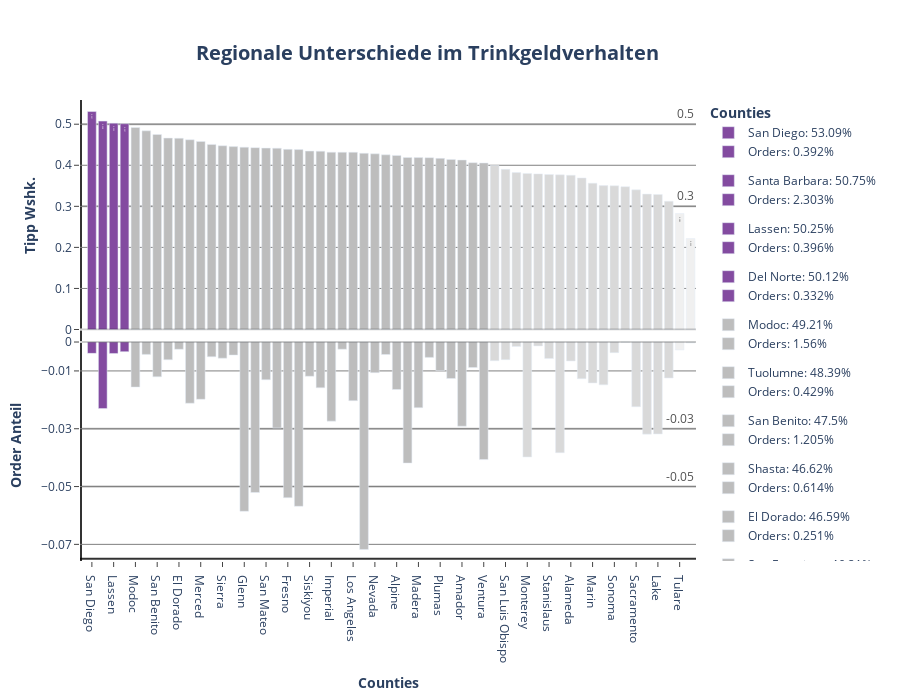

The notebook cell saved with this chart:
### Markdown cell above
**Plotten der Tippwahrscheinlichkeit pro County:**

### Code cell
# Plot P3: Tippwahrscheinlichkeit pro County

fig1 = make_subplots(cols= 1, rows= 2, shared_xaxes= True, shared_yaxes= False, vertical_spacing= 0)

for county in df_county_tip2.county:

 if df_county_tip2[df_county_tip2.county == county].tip.values >= 0.5:
  color = px.colors.sequential.Purpor[5]
  text= df_county_tip2.loc[df_county_tip2.county == county].tip.values.round(3)

  fig1.add_trace(
   go.Bar(
    x= df_county_tip2.loc[df_county_tip2.county == county].county,
    y= df_county_tip2.loc[df_county_tip2.county == county].tip,
    name= f"{county}: {(df_county_tip2.loc[df_county_tip2.county == county].tip.values[0] * 100).round(2)}%",
    showlegend= True,
    marker= dict(color= color),
    width= 0.8,
    text= text,
    base= 0,
    legendgroup= f"{county}" 
   ),
   col= 1,
   row= 1
  )

  fig1.add_trace(
   go.Bar(
    x= df_county_tip2.loc[df_county_tip2.county == county].county,
    y= df_county_tip2.loc[df_county_tip2.county == county].orders,
    name= f"Orders: {(df_county_tip2.loc[df_county_tip2.county == county].orders.values[0] * 100).round(3)}%",
    base = -df_county_tip2.loc[df_county_tip2.county == county].orders,
    showlegend= True,
    marker= dict(color= color),
    width= 0.8,
    legendgroup= f"{county}"
   ),
   col= 1,
   row= 2
  )

 elif 0.4 < df_county_tip2.loc[df_county_tip2.county == county].tip.values < 0.5:
  color= px.colors.sequential.Greys[3]

  fig1.add_trace(
   go.Bar(
    x= df_county_tip2.loc[df_county_tip2.county == county].county,
    y= df_county_tip2.loc[df_county_tip2.county == county].tip,
    name= f"{county}: {(df_county_tip2.loc[df_county_tip2.county == county].tip.values[0] * 100).round(2)}%",
    showlegend= True,
    marker= dict(color= color),
    width= 0.8,
    base= 0,
    legendgroup= f"{county}"
   ),
   col= 1,
   row= 1
  )

  fig1.add_trace(
   go.Bar(
    x= df_county_tip2.loc[df_county_tip2.county == county].county,
    y= df_county_tip2.loc[df_county_tip2.county == county].orders,
    name= f"Orders: {(df_county_tip2.loc[df_county_tip2.county == county].orders.values[0] * 100).round(3)}%",
    base = -df_county_tip2.loc[df_county_tip2.county == county].orders,
    showlegend= True,
    marker= dict(color= color),
    width= 0.8,
    legendgroup= f"{county}"
   ),
   col= 1,
   row= 2
  )

 elif 0.3 < df_county_tip2.loc[df_county_tip2.county == county].tip.values < 0.4:
  color= px.colors.sequential.Greys[2]

  fig1.add_trace(
   go.Bar(
    x= df_county_tip2.loc[df_county_tip2.county == county].county,
    y= df_county_tip2.loc[df_county_tip2.county == county].tip,
    name= f"{county}: {(df_county_tip2.loc[df_county_tip2.county == county].tip.values[0] * 100).round(2)}%",
    showlegend= True,
    marker= dict(color= color),
    width= 0.8,
    base= 0,
    legendgroup= f"{county}"
   ),
   col= 1,
   row= 1
  )

  fig1.add_trace(
   go.Bar(
    x= df_county_tip2.loc[df_county_tip2.county == county].county,
    y= df_county_tip2.loc[df_county_tip2.county == county].orders,
    name= f"Orders: {(df_county_tip2.loc[df_county_tip2.county == county].orders.values[0] * 100).round(3)}%",
    base = -df_county_tip2.loc[df_county_tip2.county == county].orders,
    showlegend= True,
    marker= dict(color= color),
    width= 0.8,
    legendgroup= f"{county}"
   ),
   col= 1,
   row= 2
  )

 elif 0.2 < df_county_tip2.loc[df_county_tip2.county == county].tip.values < 0.3:
  color= px.colors.sequential.Greys[1]
  text= df_county_tip2.loc[df_county_tip2.county == county].tip.values.round(3)

  fig1.add_trace(
   go.Bar(
    x= df_county_tip2.loc[df_county_tip2.county == county].county,
    y= df_county_tip2.loc[df_county_tip2.county == county].tip,
    name= f"{county}: {(df_county_tip2.loc[df_county_tip2.county == county].tip.values[0] * 100).round(2)}%",
    showlegend= True,
    marker= dict(color= color),
    width= 0.8,
    text= text,
    base= 0,
    legendgroup= f"{county}"
   ),
   col= 1,
   row= 1
  )

  fig1.add_trace(
   go.Bar(
    x= df_county_tip2.loc[df_county_tip2.county == county].county,
    y= df_county_tip2.loc[df_county_tip2.county == county].orders,
    name= f"Orders: {(df_county_tip2.loc[df_county_tip2.county == county].orders.values[0] * 100).round(3)}%",
    base = -df_county_tip2.loc[df_county_tip2.county == county].orders,
    showlegend= True,
    marker= dict(color= color),
    width= 0.8,
    legendgroup= f"{county}"
   ),
   col= 1,
   row= 2
  )

fig1.add_hline(
 y= 0.5,
 opacity= 0.3,
 line_dash= "solid",
 annotation_text= 0.5,
 annotation_position= "top right",
 line_color= px.colors.sequential.Greys[7],
 annotation_font_color= px.colors.sequential.Greys[7],
 annotation_font_size= 12,
 layer= "below",
 col= 1,
 row= 1
)

fig1.add_hline(
 y= 0.3,
 opacity= 0.3,
 line_dash= "solid",
 annotation_text= 0.3,
 annotation_position= "top right",
 line_color= px.colors.sequential.Greys[7],
 annotation_font_color= px.colors.sequential.Greys[7],
 annotation_font_size= 12,
 layer= "below",
 col= 1,
 row= 1
)

fig1.add_hline(
 y= -0.05,
 opacity= 0.3,
 line_dash= "solid",
 annotation_text= -0.05,
 annotation_position= "top right",
 line_color= px.colors.sequential.Greys[7],
 annotation_font_color= px.colors.sequential.Greys[7],
 annotation_font_size= 12,
 layer= "below",
 col= 1,
 row= 2
)

fig1.add_hline(
 y= -0.03,
 opacity= 0.3,
 line_dash= "solid",
 annotation_text= -0.03,
 annotation_position= "top right",
 line_color= px.colors.sequential.Greys[7],
 annotation_font_color= px.colors.sequential.Greys[7],
 annotation_font_size= 12,
 layer= "below",
 col= 1,
 row= 2
)

fig1.add_hline(
 y= 0,
 opacity= 0.2,
 line_dash= "solid",
 line_color= "black",
 col= 1,
 row= 1
)

fig1.add_hline(
 y= 0,
 opacity= 0.2,
 line_dash= "solid",
 line_color= "black",
 col= 1,
 row= 2
)

fig1.add_vline(
 x= -1,
 opacity= 0.8,
 line_dash= "solid",
 line_color= "black",
 layer= "below",
 col= 1,
 row= 2
)

fig1.add_vline(
 x= -1,
 opacity= 0.8,
 line_dash= "solid",
 line_color= "black",
 layer= "below",
 col= 1,
 row= 1
)

fig1.add_hline(
 y= -0.075,
 opacity= 0.8,
 line_dash= "solid",
 line_color= "black",
 col= 1,
 row= 2
)

fig1.update_annotations(opacity= 0.8)
fig1.update_layout(title= dict(text= "<b>Regionale Unterschiede im Trinkgeldverhalten</b>", font_size= 20, xanchor= "center", yanchor= "top", y=0.935, x=0.475), legend_title_text = "<b>Counties</b>", height= 700)
fig1.update_xaxes(title_text="<b>Counties</b>", ticks= "outside", col= 1, row= 2, showline= True)
fig1.update_xaxes(showline= False, col= 1, row= 1)
fig1.update_yaxes(title_text="<b>Tipp Wshk.</b>", ticks= "outside", showgrid= True, gridcolor= "grey", col= 1, row= 1, tickvals= [0, 0.1, 0.2, 0.3, 0.4, 0.5], showline= False)
fig1.update_yaxes(title_text="<b>Order Anteil</b>", ticks= "outside", showgrid= True, gridcolor= "grey", col= 1, row= 2, tickvals= [0, -0.01, -0.03, -0.05, -0.07])
fig1.update_layout(plot_bgcolor= "white", xaxis= dict(linecolor= "black"), yaxis= dict(linecolor= "black"))
fig1.show()

### Figure 1 — Plotly figure (JSON) as saved in the notebook; plotly's stock layout.template omitted (floating-point values rounded to 4 significant figures)
{"data": [{"base": 0, "legendgroup": "San Diego", "marker": {"color": "rgb(131, 75, 160)"}, "name": "San Diego: 53.09%", "showlegend": true, "text": [0.531], "type": "bar", "width": 0.8, "x": ["San Diego"], "xaxis": "x", "y": [0.5309], "yaxis": "y"}, {"base": [-0.00392], "legendgroup": "San Diego", "marker": {"color": "rgb(131, 75, 160)"}, "name": "Orders: 0.392%", "showlegend": true, "type": "bar", "width": 0.8, "x": ["San Diego"], "xaxis": "x2", "y": [0.00392], "yaxis": "y2"}, {"base": 0, "legendgroup": "Santa Barbara", "marker": {"color": "rgb(131, 75, 160)"}, "name": "Santa Barbara: 50.75%", "showlegend": true, "text": [0.508], "type": "bar", "width": 0.8, "x": ["Santa Barbara"], "xaxis": "x", "y": [0.5075], "yaxis": "y"}, {"base": [-0.02303], "legendgroup": "Santa Barbara", "marker": {"color": "rgb(131, 75, 160)"}, "name": "Orders: 2.303%", "showlegend": true, "type": "bar", "width": 0.8, "x": ["Santa Barbara"], "xaxis": "x2", "y": [0.02303], "yaxis": "y2"}, {"base": 0, "legendgroup": "Lassen", "marker": {"color": "rgb(131, 75, 160)"}, "name": "Lassen: 50.25%", "showlegend": true, "text": [0.502], "type": "bar", "width": 0.8, "x": ["Lassen"], "xaxis": "x", "y": [0.5025], "yaxis": "y"}, {"base": [-0.003964], "legendgroup": "Lassen", "marker": {"color": "rgb(131, 75, 160)"}, "name": "Orders: 0.396%", "showlegend": true, "type": "bar", "width": 0.8, "x": ["Lassen"], "xaxis": "x2", "y": [0.003964], "yaxis": "y2"}, {"base": 0, "legendgroup": "Del Norte", "marker": {"color": "rgb(131, 75, 160)"}, "name": "Del Norte: 50.12%", "showlegend": true, "text": [0.501], "type": "bar", "width": 0.8, "x": ["Del Norte"], "xaxis": "x", "y": [0.5012], "yaxis": "y"}, {"base": [-0.003323], "legendgroup": "Del Norte", "marker": {"color": "rgb(131, 75, 160)"}, "name": "Orders: 0.332%", "showlegend": true, "type": "bar", "width": 0.8, "x": ["Del Norte"], "xaxis": "x2", "y": [0.003323], "yaxis": "y2"}, {"base": 0, "legendgroup": "Modoc", "marker": {"color": "rgb(189,189,189)"}, "name": "Modoc: 49.21%", "showlegend": true, "type": "bar", "width": 0.8, "x": ["Modoc"], "xaxis": "x", "y": [0.4921], "yaxis": "y"}, {"base": [-0.0156], "legendgroup": "Modoc", "marker": {"color": "rgb(189,189,189)"}, "name": "Orders: 1.56%", "showlegend": true, "type": "bar", "width": 0.8, "x": ["Modoc"], "xaxis": "x2", "y": [0.0156], "yaxis": "y2"}, {"base": 0, "legendgroup": "Tuolumne", "marker": {"color": "rgb(189,189,189)"}, "name": "Tuolumne: 48.39%", "showlegend": true, "type": "bar", "width": 0.8, "x": ["Tuolumne"], "xaxis": "x", "y": [0.4839], "yaxis": "y"}, {"base": [-0.004287], "legendgroup": "Tuolumne", "marker": {"color": "rgb(189,189,189)"}, "name": "Orders: 0.429%", "showlegend": true, "type": "bar", "width": 0.8, "x": ["Tuolumne"], "xaxis": "x2", "y": [0.004287], "yaxis": "y2"}, {"base": 0, "legendgroup": "San Benito", "marker": {"color": "rgb(189,189,189)"}, "name": "San Benito: 47.5%", "showlegend": true, "type": "bar", "width": 0.8, "x": ["San Benito"], "xaxis": "x", "y": [0.475], "yaxis": "y"}, {"base": [-0.01205], "legendgroup": "San Benito", "marker": {"color": "rgb(189,189,189)"}, "name": "Orders: 1.205%", "showlegend": true, "type": "bar", "width": 0.8, "x": ["San Benito"], "xaxis": "x2", "y": [0.01205], "yaxis": "y2"}, {"base": 0, "legendgroup": "Shasta", "marker": {"color": "rgb(189,189,189)"}, "name": "Shasta: 46.62%", "showlegend": true, "type": "bar", "width": 0.8, "x": ["Shasta"], "xaxis": "x", "y": [0.4662], "yaxis": "y"}, {"base": [-0.006143], "legendgroup": "Shasta", "marker": {"color": "rgb(189,189,189)"}, "name": "Orders: 0.614%", "showlegend": true, "type": "bar", "width": 0.8, "x": ["Shasta"], "xaxis": "x2", "y": [0.006143], "yaxis": "y2"}, {"base": 0, "legendgroup": "El Dorado", "marker": {"color": "rgb(189,189,189)"}, "name": "El Dorado: 46.59%", "showlegend": true, "type": "bar", "width": 0.8, "x": ["El Dorado"], "xaxis": "x", "y": [0.4659], "yaxis": "y"}, {"base": [-0.002511], "legendgroup": "El Dorado", "marker": {"color": "rgb(189,189,189)"}, "name": "Orders: 0.251%", "showlegend": true, "type": "bar", "width": 0.8, "x": ["El Dorado"], "xaxis": "x2", "y": [0.002511], "yaxis": "y2"}, {"base": 0, "legendgroup": "San Francisco", "marker": {"color": "rgb(189,189,189)"}, "name": "San Francisco: 46.21%", "showlegend": true, "type": "bar", "width": 0.8, "x": ["San Francisco"], "xaxis": "x", "y": [0.4621], "yaxis": "y"}, {"base": [-0.02117], "legendgroup": "San Francisco", "marker": {"color": "rgb(189,189,189)"}, "name": "Orders: 2.117%", "showlegend": true, "type": "bar", "width": 0.8, "x": ["San Francisco"], "xaxis": "x2", "y": [0.02117], "yaxis": "y2"}, {"base": 0, "legendgroup": "Merced", "marker": {"color": "rgb(189,189,189)"}, "name": "Merced: 45.79%", "showlegend": true, "type": "bar", "width": 0.8, "x": ["Merced"], "xaxis": "x", "y": [0.4579], "yaxis": "y"}, {"base": [-0.01982], "legendgroup": "Merced", "marker": {"color": "rgb(189,189,189)"}, "name": "Orders: 1.982%", "showlegend": true, "type": "bar", "width": 0.8, "x": ["Merced"], "xaxis": "x2", "y": [0.01982], "yaxis": "y2"}, {"base": 0, "legendgroup": "Kings", "marker": {"color": "rgb(189,189,189)"}, "name": "Kings: 45.09%", "showlegend": true, "type": "bar", "width": 0.8, "x": ["Kings"], "xaxis": "x", "y": [0.4509], "yaxis": "y"}, {"base": [-0.005098], "legendgroup": "Kings", "marker": {"color": "rgb(189,189,189)"}, "name": "Orders: 0.51%", "showlegend": true, "type": "bar", "width": 0.8, "x": ["Kings"], "xaxis": "x2", "y": [0.005098], "yaxis": "y2"}, {"base": 0, "legendgroup": "Sierra", "marker": {"color": "rgb(189,189,189)"}, "name": "Sierra: 44.75%", "showlegend": true, "type": "bar", "width": 0.8, "x": ["Sierra"], "xaxis": "x", "y": [0.4475], "yaxis": "y"}, {"base": [-0.0056], "legendgroup": "Sierra", "marker": {"color": "rgb(189,189,189)"}, "name": "Orders: 0.56%", "showlegend": true, "type": "bar", "width": 0.8, "x": ["Sierra"], "xaxis": "x2", "y": [0.0056], "yaxis": "y2"}, {"base": 0, "legendgroup": "Mono", "marker": {"color": "rgb(189,189,189)"}, "name": "Mono: 44.55%", "showlegend": true, "type": "bar", "width": 0.8, "x": ["Mono"], "xaxis": "x", "y": [0.4455], "yaxis": "y"}, {"base": [-0.004531], "legendgroup": "Mono", "marker": {"color": "rgb(189,189,189)"}, "name": "Orders: 0.453%", "showlegend": true, "type": "bar", "width": 0.8, "x": ["Mono"], "xaxis": "x2", "y": [0.004531], "yaxis": "y2"}, {"base": 0, "legendgroup": "Glenn", "marker": {"color": "rgb(189,189,189)"}, "name": "Glenn: 44.4%", "showlegend": true, "type": "bar", "width": 0.8, "x": ["Glenn"], "xaxis": "x", "y": [0.444], "yaxis": "y"}, {"base": [-0.05856], "legendgroup": "Glenn", "marker": {"color": "rgb(189,189,189)"}, "name": "Orders: 5.856%", "showlegend": true, "type": "bar", "width": 0.8, "x": ["Glenn"], "xaxis": "x2", "y": [0.05856], "yaxis": "y2"}, {"base": 0, "legendgroup": "Kern", "marker": {"color": "rgb(189,189,189)"}, "name": "Kern: 44.29%", "showlegend": true, "type": "bar", "width": 0.8, "x": ["Kern"], "xaxis": "x", "y": [0.4429], "yaxis": "y"}, {"base": [-0.05207], "legendgroup": "Kern", "marker": {"color": "rgb(189,189,189)"}, "name": "Orders: 5.207%", "showlegend": true, "type": "bar", "width": 0.8, "x": ["Kern"], "xaxis": "x2", "y": [0.05207], "yaxis": "y2"}, {"base": 0, "legendgroup": "San Mateo", "marker": {"color": "rgb(189,189,189)"}, "name": "San Mateo: 44.18%", "showlegend": true, "type": "bar", "width": 0.8, "x": ["San Mateo"], "xaxis": "x", "y": [0.4418], "yaxis": "y"}, {"base": [-0.01306], "legendgroup": "San Mateo", "marker": {"color": "rgb(189,189,189)"}, "name": "Orders: 1.306%", "showlegend": true, "type": "bar", "width": 0.8, "x": ["San Mateo"], "xaxis": "x2", "y": [0.01306], "yaxis": "y2"}, {"base": 0, "legendgroup": "Yuba", "marker": {"color": "rgb(189,189,189)"}, "name": "Yuba: 44.16%", "showlegend": true, "type": "bar", "width": 0.8, "x": ["Yuba"], "xaxis": "x", "y": [0.4416], "yaxis": "y"}, {"base": [-0.02974], "legendgroup": "Yuba", "marker": {"color": "rgb(189,189,189)"}, "name": "Orders: 2.974%", "showlegend": true, "type": "bar", "width": 0.8, "x": ["Yuba"], "xaxis": "x2", "y": [0.02974], "yaxis": "y2"}, {"base": 0, "legendgroup": "Fresno", "marker": {"color": "rgb(189,189,189)"}, "name": "Fresno: 43.88%", "showlegend": true, "type": "bar", "width": 0.8, "x": ["Fresno"], "xaxis": "x", "y": [0.4388], "yaxis": "y"}, {"base": [-0.05385], "legendgroup": "Fresno", "marker": {"color": "rgb(189,189,189)"}, "name": "Orders: 5.385%", "showlegend": true, "type": "bar", "width": 0.8, "x": ["Fresno"], "xaxis": "x2", "y": [0.05385], "yaxis": "y2"}, {"base": 0, "legendgroup": "Orange", "marker": {"color": "rgb(189,189,189)"}, "name": "Orange: 43.82%", "showlegend": true, "type": "bar", "width": 0.8, "x": ["Orange"], "xaxis": "x", "y": [0.4382], "yaxis": "y"}, {"base": [-0.05684], "legendgroup": "Orange", "marker": {"color": "rgb(189,189,189)"}, "name": "Orders: 5.684%", "showlegend": true, "type": "bar", "width": 0.8, "x": ["Orange"], "xaxis": "x2", "y": [0.05684], "yaxis": "y2"}, {"base": 0, "legendgroup": "Siskiyou", "marker": {"color": "rgb(189,189,189)"}, "name": "Siskiyou: 43.45%", "showlegend": true, "type": "bar", "width": 0.8, "x": ["Siskiyou"], "xaxis": "x", "y": [0.4345], "yaxis": "y"}, {"base": [-0.01185], "legendgroup": "Siskiyou", "marker": {"color": "rgb(189,189,189)"}, "name": "Orders: 1.185%", "showlegend": true, "type": "bar", "width": 0.8, "x": ["Siskiyou"], "xaxis": "x2", "y": [0.01185], "yaxis": "y2"}, {"base": 0, "legendgroup": "Santa Clara", "marker": {"color": "rgb(189,189,189)"}, "name": "Santa Clara: 43.43%", "showlegend": true, "type": "bar", "width": 0.8, "x": ["Santa Clara"], "xaxis": "x", "y": [0.4343], "yaxis": "y"}, {"base": [-0.01584], "legendgroup": "Santa Clara", "marker": {"color": "rgb(189,189,189)"}, "name": "Orders: 1.584%", "showlegend": true, "type": "bar", "width": 0.8, "x": ["Santa Clara"], "xaxis": "x2", "y": [0.01584], "yaxis": "y2"}, {"base": 0, "legendgroup": "Imperial", "marker": {"color": "rgb(189,189,189)"}, "name": "Imperial: 43.19%", "showlegend": true, "type": "bar", "width": 0.8, "x": ["Imperial"], "xaxis": "x", "y": [0.4319], "yaxis": "y"}, {"base": [-0.02737], "legendgroup": "Imperial", "marker": {"color": "rgb(189,189,189)"}, "name": "Orders: 2.737%", "showlegend": true, "type": "bar", "width": 0.8, "x": ["Imperial"], "xaxis": "x2", "y": [0.02737], "yaxis": "y2"}, {"base": 0, "legendgroup": "Humboldt", "marker": {"color": "rgb(189,189,189)"}, "name": "Humboldt: 43.17%", "showlegend": true, "type": "bar", "width": 0.8, "x": ["Humboldt"], "xaxis": "x", "y": [0.4317], "yaxis": "y"}, {"base": [-0.002496], "legendgroup": "Humboldt", "marker": {"color": "rgb(189,189,189)"}, "name": "Orders: 0.25%", "showlegend": true, "type": "bar", "width": 0.8, "x": ["Humboldt"], "xaxis": "x2", "y": [0.002496], "yaxis": "y2"}, {"base": 0, "legendgroup": "Los Angeles", "marker": {"color": "rgb(189,189,189)"}, "name": "Los Angeles: 43.16%", "showlegend": true, "type": "bar", "width": 0.8, "x": ["Los Angeles"], "xaxis": "x", "y": [0.4316], "yaxis": "y"}, {"base": [-0.02028], "legendgroup": "Los Angeles", "marker": {"color": "rgb(189,189,189)"}, "name": "Orders: 2.028%", "showlegend": true, "type": "bar", "width": 0.8, "x": ["Los Angeles"], "xaxis": "x2", "y": [0.02028], "yaxis": "y2"}, {"base": 0, "legendgroup": "Calaveras", "marker": {"color": "rgb(189,189,189)"}, "name": "Calaveras: 42.92%", "showlegend": true, "type": "bar", "width": 0.8, "x": ["Calaveras"], "xaxis": "x", "y": [0.4292], "yaxis": "y"}, {"base": [-0.07177], "legendgroup": "Calaveras", "marker": {"color": "rgb(189,189,189)"}, "name": "Orders: 7.177%", "showlegend": true, "type": "bar", "width": 0.8, "x": ["Calaveras"], "xaxis": "x2", "y": [0.07177], "yaxis": "y2"}, {"base": 0, "legendgroup": "Nevada", "marker": {"color": "rgb(189,189,189)"}, "name": "Nevada: 42.78%", "showlegend": true, "type": "bar", "width": 0.8, "x": ["Nevada"], "xaxis": "x", "y": [0.4278], "yaxis": "y"}, {"base": [-0.01061], "legendgroup": "Nevada", "marker": {"color": "rgb(189,189,189)"}, "name": "Orders: 1.061%", "showlegend": true, "type": "bar", "width": 0.8, "x": ["Nevada"], "xaxis": "x2", "y": [0.01061], "yaxis": "y2"}, {"base": 0, "legendgroup": "Napa", "marker": {"color": "rgb(189,189,189)"}, "name": "Napa: 42.54%", "showlegend": true, "type": "bar", "width": 0.8, "x": ["Napa"], "xaxis": "x", "y": [0.4254], "yaxis": "y"}, {"base": [-0.00433], "legendgroup": "Napa", "marker": {"color": "rgb(189,189,189)"}, "name": "Orders: 0.433%", "showlegend": true, "type": "bar", "width": 0.8, "x": ["Napa"], "xaxis": "x2", "y": [0.00433], "yaxis": "y2"}, {"base": 0, "legendgroup": "Alpine", "marker": {"color": "rgb(189,189,189)"}, "name": "Alpine: 42.4%", "showlegend": true, "type": "bar", "width": 0.8, "x": ["Alpine"], "xaxis": "x", "y": [0.424], "yaxis": "y"}, {"base": [-0.01643], "legendgroup": "Alpine", "marker": {"color": "rgb(189,189,189)"}, "name": "Orders: 1.643%", "showlegend": true, "type": "bar", "width": 0.8, "x": ["Alpine"], "xaxis": "x2", "y": [0.01643], "yaxis": "y2"}, {"base": 0, "legendgroup": "Sutter", "marker": {"color": "rgb(189,189,189)"}, "name": "Sutter: 41.9%", "showlegend": true, "type": "bar", "width": 0.8, "x": ["Sutter"], "xaxis": "x", "y": [0.419], "yaxis": "y"}, {"base": [-0.04188], "legendgroup": "Sutter", "marker": {"color": "rgb(189,189,189)"}, "name": "Orders: 4.188%", "showlegend": true, "type": "bar", "width": 0.8, "x": ["Sutter"], "xaxis": "x2", "y": [0.04188], "yaxis": "y2"}, {"base": 0, "legendgroup": "Madera", "marker": {"color": "rgb(189,189,189)"}, "name": "Madera: 41.88%", "showlegend": true, "type": "bar", "width": 0.8, "x": ["Madera"], "xaxis": "x", "y": [0.4188], "yaxis": "y"}, {"base": [-0.02272], "legendgroup": "Madera", "marker": {"color": "rgb(189,189,189)"}, "name": "Orders: 2.272%", "showlegend": true, "type": "bar", "width": 0.8, "x": ["Madera"], "xaxis": "x2", "y": [0.02272], "yaxis": "y2"}, {"base": 0, "legendgroup": "Solano", "marker": {"color": "rgb(189,189,189)"}, "name": "Solano: 41.84%", "showlegend": true, "type": "bar", "width": 0.8, "x": ["Solano"], "xaxis": "x", "y": [0.4184], "yaxis": "y"}, {"base": [-0.005324], "legendgroup": "Solano", "marker": {"color": "rgb(189,189,189)"}, "name": "Orders: 0.532%", "showlegend": true, "type": "bar", "width": 0.8, "x": ["Solano"], "xaxis": "x2", "y": [0.005324], "yaxis": "y2"}, {"base": 0, "legendgroup": "Plumas", "marker": {"color": "rgb(189,189,189)"}, "name": "Plumas: 41.68%", "showlegend": true, "type": "bar", "width": 0.8, "x": ["Plumas"], "xaxis": "x", "y": [0.4168], "yaxis": "y"}, {"base": [-0.009911], "legendgroup": "Plumas", "marker": {"color": "rgb(189,189,189)"}, "name": "Orders: 0.991%", "showlegend": true, "type": "bar", "width": 0.8, "x": ["Plumas"], "xaxis": "x2", "y": [0.009911], "yaxis": "y2"}, {"base": 0, "legendgroup": "Contra Costa", "marker": {"color": "rgb(189,189,189)"}, "name": "Contra Costa: 41.41%", "showlegend": true, "type": "bar", "width": 0.8, "x": ["Contra Costa"], "xaxis": "x", "y": [0.4141], "yaxis": "y"}, {"base": [-0.01263], "legendgroup": "Contra Costa", "marker": {"color": "rgb(189,189,189)"}, "name": "Orders: 1.263%", "showlegend": true, "type": "bar", "width": 0.8, "x": ["Contra Costa"], "xaxis": "x2", "y": [0.01263], "yaxis": "y2"}, {"base": 0, "legendgroup": "Amador", "marker": {"color": "rgb(189,189,189)"}, "name": "Amador: 41.28%", "showlegend": true, "type": "bar", "width": 0.8, "x": ["Amador"], "xaxis": "x", "y": [0.4128], "yaxis": "y"}, {"base": [-0.02913], "legendgroup": "Amador", "marker": {"color": "rgb(189,189,189)"}, "name": "Orders: 2.913%", "showlegend": true, "type": "bar", "width": 0.8, "x": ["Amador"], "xaxis": "x2", "y": [0.02913], "yaxis": "y2"}, {"base": 0, "legendgroup": "Colusa", "marker": {"color": "rgb(189,189,189)"}, "name": "Colusa: 40.63%", "showlegend": true, "type": "bar", "width": 0.8, "x": ["Colusa"], "xaxis": "x", "y": [0.4063], "yaxis": "y"}, {"base": [-0.008828], "legendgroup": "Colusa", "marker": {"color": "rgb(189,189,189)"}, "name": "Orders: 0.883%", "showlegend": true, "type": "bar", "width": 0.8, "x": ["Colusa"], "xaxis": "x2", "y": [0.008828], "yaxis": "y2"}, {"base": 0, "legendgroup": "Ventura", "marker": {"color": "rgb(189,189,189)"}, "name": "Ventura: 40.56%", "showlegend": true, "type": "bar", "width": 0.8, "x": ["Ventura"], "xaxis": "x", "y": [0.4056], "yaxis": "y"}, {"base": [-0.04067], "legendgroup": "Ventura", "marker": {"color": "rgb(189,189,189)"}, "name": "Orders: 4.067%", "showlegend": true, "type": "bar", "width": 0.8, "x": ["Ventura"], "xaxis": "x2", "y": [0.04067], "yaxis": "y2"}, {"base": 0, "legendgroup": "Riverside", "marker": {"color": "rgb(217,217,217)"}, "name": "Riverside: 39.93%", "showlegend": true, "type": "bar", "width": 0.8, "x": ["Riverside"], "xaxis": "x", "y": [0.3993], "yaxis": "y"}, {"base": [-0.006465], "legendgroup": "Riverside", "marker": {"color": "rgb(217,217,217)"}, "name": "Orders: 0.647%", "showlegend": true, "type": "bar", "width": 0.8, "x": ["Riverside"], "xaxis": "x2", "y": [0.006465], "yaxis": "y2"}, {"base": 0, "legendgroup": "San Luis Obispo", "marker": {"color": "rgb(217,217,217)"}, "name": "San Luis Obispo: 39.01%", "showlegend": true, "type": "bar", "width": 0.8, "x": ["San Luis Obispo"], "xaxis": "x", "y": [0.3901], "yaxis": "y"}, {"base": [-0.006095], "legendgroup": "San Luis Obispo", "marker": {"color": "rgb(217,217,217)"}, "name": "Orders: 0.609%", "showlegend": true, "type": "bar", "width": 0.8, "x": ["San Luis Obispo"], "xaxis": "x2", "y": [0.006095], "yaxis": "y2"}, {"base": 0, "legendgroup": "San Joaquin", "marker": {"color": "rgb(217,217,217)"}, "name": "San Joaquin: 38.23%", "showlegend": true, "type": "bar", "width": 0.8, "x": ["San Joaquin"], "xaxis": "x", "y": [0.3823], "yaxis": "y"}, {"base": [-0.00156], "legendgroup": "San Joaquin", "marker": {"color": "rgb(217,217,217)"}, "name": "Orders: 0.156%", "showlegend": true, "type": "bar", "width": 0.8, "x": ["San Joaquin"], "xaxis": "x2", "y": [0.00156], "yaxis": "y2"}, {"base": 0, "legendgroup": "Monterey", "marker": {"color": "rgb(217,217,217)"}, "name": "Monterey: 38.01%", "showlegend": true, "type": "bar", "width": 0.8, "x": ["Monterey"], "xaxis": "x", "y": [0.3801], "yaxis": "y"}, {"base": [-0.03978], "legendgroup": "Monterey", "marker": {"color": "rgb(217,217,217)"}, "name": "Orders: 3.978%", "showlegend": true, "type": "bar", "width": 0.8, "x": ["Monterey"], "xaxis": "x2", "y": [0.03978], "yaxis": "y2"}, {"base": 0, "legendgroup": "Tehama", "marker": {"color": "rgb(217,217,217)"}, "name": "Tehama: 37.9%", "showlegend": true, "type": "bar", "width": 0.8, "x": ["Tehama"], "xaxis": "x", "y": [0.379], "yaxis": "y"}, {"base": [-0.001335], "legendgroup": "Tehama", "marker": {"color": "rgb(217,217,217)"}, "name": "Orders: 0.133%", "showlegend": true, "type": "bar", "width": 0.8, "x": ["Tehama"], "xaxis": "x2", "y": [0.001335], "yaxis": "y2"}, {"base": 0, "legendgroup": "Stanislaus", "marker": {"color": "rgb(217,217,217)"}, "name": "Stanislaus: 37.75%", "showlegend": true, "type": "bar", "width": 0.8, "x": ["Stanislaus"], "xaxis": "x", "y": [0.3775], "yaxis": "y"}, {"base": [-0.005696], "legendgroup": "Stanislaus", "marker": {"color": "rgb(217,217,217)"}, "name": "Orders: 0.57%", "showlegend": true, "type": "bar", "width": 0.8, "x": ["Stanislaus"], "xaxis": "x2", "y": [0.005696], "yaxis": "y2"}, {"base": 0, "legendgroup": "Mariposa", "marker": {"color": "rgb(217,217,217)"}, "name": "Mariposa: 37.66%", "showlegend": true, "type": "bar", "width": 0.8, "x": ["Mariposa"], "xaxis": "x", "y": [0.3766], "yaxis": "y"}, {"base": [-0.03828], "legendgroup": "Mariposa", "marker": {"color": "rgb(217,217,217)"}, "name": "Orders: 3.828%", "showlegend": true, "type": "bar", "width": 0.8, "x": ["Mariposa"], "xaxis": "x2", "y": [0.03828], "yaxis": "y2"}, {"base": 0, "legendgroup": "Alameda", "marker": {"color": "rgb(217,217,217)"}, "name": "Alameda: 37.58%", "showlegend": true, "type": "bar", "width": 0.8, "x": ["Alameda"], "xaxis": "x", "y": [0.3758], "yaxis": "y"}, {"base": [-0.006551], "legendgroup": "Alameda", "marker": {"color": "rgb(217,217,217)"}, "name": "Orders: 0.655%", "showlegend": true, "type": "bar", "width": 0.8, "x": ["Alameda"], "xaxis": "x2", "y": [0.006551], "yaxis": "y2"}, {"base": 0, "legendgroup": "Yolo", "marker": {"color": "rgb(217,217,217)"}, "name": "Yolo: 36.91%", "showlegend": true, "type": "bar", "width": 0.8, "x": ["Yolo"], "xaxis": "x", "y": [0.3691], "yaxis": "y"}, {"base": [-0.01269], "legendgroup": "Yolo", "marker": {"color": "rgb(217,217,217)"}, "name": "Orders: 1.269%", "showlegend": true, "type": "bar", "width": 0.8, "x": ["Yolo"], "xaxis": "x2", "y": [0.01269], "yaxis": "y2"}, {"base": 0, "legendgroup": "Marin", "marker": {"color": "rgb(217,217,217)"}, "name": "Marin: 35.63%", "showlegend": true, "type": "bar", "width": 0.8, "x": ["Marin"], "xaxis": "x", "y": [0.3563], "yaxis": "y"}, {"base": [-0.01414], "legendgroup": "Marin", "marker": {"color": "rgb(217,217,217)"}, "name": "Orders: 1.414%", "showlegend": true, "type": "bar", "width": 0.8, "x": ["Marin"], "xaxis": "x2", "y": [0.01414], "yaxis": "y2"}, {"base": 0, "legendgroup": "Mendocino", "marker": {"color": "rgb(217,217,217)"}, "name": "Mendocino: 35.05%", "showlegend": true, "type": "bar", "width": 0.8, "x": ["Mendocino"], "xaxis": "x", "y": [0.3505], "yaxis": "y"}, {"base": [-0.01481], "legendgroup": "Mendocino", "marker": {"color": "rgb(217,217,217)"}, "name": "Orders: 1.481%", "showlegend": true, "type": "bar", "width": 0.8, "x": ["Mendocino"], "xaxis": "x2", "y": [0.01481], "yaxis": "y2"}, {"base": 0, "legendgroup": "Sonoma", "marker": {"color": "rgb(217,217,217)"}, "name": "Sonoma: 34.99%", "showlegend": true, "type": "bar", "width": 0.8, "x": ["Sonoma"], "xaxis": "x", "y": [0.3499], "yaxis": "y"}, {"base": [-0.003673], "legendgroup": "Sonoma", "marker": {"color": "rgb(217,217,217)"}, "name": "Orders: 0.367%", "showlegend": true, "type": "bar", "width": 0.8, "x": ["Sonoma"], "xaxis": "x2", "y": [0.003673], "yaxis": "y2"}, {"base": 0, "legendgroup": "Placer", "marker": {"color": "rgb(217,217,217)"}, "name": "Placer: 34.78%", "showlegend": true, "type": "bar", "width": 0.8, "x": ["Placer"], "xaxis": "x", "y": [0.3478], "yaxis": "y"}, {"base": [-7.579e-05], "legendgroup": "Placer", "marker": {"color": "rgb(217,217,217)"}, "name": "Orders: 0.008%", "showlegend": true, "type": "bar", "width": 0.8, "x": ["Placer"], "xaxis": "x2", "y": [7.579e-05], "yaxis": "y2"}, {"base": 0, "legendgroup": "Sacramento", "marker": {"color": "rgb(217,217,217)"}, "name": "Sacramento: 34.01%", "showlegend": true, "type": "bar", "width": 0.8, "x": ["Sacramento"], "xaxis": "x", "y": [0.3401], "yaxis": "y"}, {"base": [-0.02239], "legendgroup": "Sacramento", "marker": {"color": "rgb(217,217,217)"}, "name": "Orders: 2.239%", "showlegend": true, "type": "bar", "width": 0.8, "x": ["Sacramento"], "xaxis": "x2", "y": [0.02239], "yaxis": "y2"}, {"base": 0, "legendgroup": "Santa Cruz", "marker": {"color": "rgb(217,217,217)"}, "name": "Santa Cruz: 32.97%", "showlegend": true, "type": "bar", "width": 0.8, "x": ["Santa Cruz"], "xaxis": "x", "y": [0.3297], "yaxis": "y"}, {"base": [-0.03187], "legendgroup": "Santa Cruz", "marker": {"color": "rgb(217,217,217)"}, "name": "Orders: 3.187%", "showlegend": true, "type": "bar", "width": 0.8, "x": ["Santa Cruz"], "xaxis": "x2", "y": [0.03187], "yaxis": "y2"}, {"base": 0, "legendgroup": "Lake", "marker": {"color": "rgb(217,217,217)"}, "name": "Lake: 32.89%", "showlegend": true, "type": "bar", "width": 0.8, "x": ["Lake"], "xaxis": "x", "y": [0.3289], "yaxis": "y"}, {"base": [-0.0318], "legendgroup": "Lake", "marker": {"color": "rgb(217,217,217)"}, "name": "Orders: 3.18%", "showlegend": true, "type": "bar", "width": 0.8, "x": ["Lake"], "xaxis": "x2", "y": [0.0318], "yaxis": "y2"}, {"base": 0, "legendgroup": "Inyo", "marker": {"color": "rgb(217,217,217)"}, "name": "Inyo: 31.24%", "showlegend": true, "type": "bar", "width": 0.8, "x": ["Inyo"], "xaxis": "x", "y": [0.3124], "yaxis": "y"}, {"base": [-0.01244], "legendgroup": "Inyo", "marker": {"color": "rgb(217,217,217)"}, "name": "Orders: 1.244%", "showlegend": true, "type": "bar", "width": 0.8, "x": ["Inyo"], "xaxis": "x2", "y": [0.01244], "yaxis": "y2"}, {"base": 0, "legendgroup": "Tulare", "marker": {"color": "rgb(240,240,240)"}, "name": "Tulare: 28.25%", "showlegend": true, "text": [0.282], "type": "bar", "width": 0.8, "x": ["Tulare"], "xaxis": "x", "y": [0.2825], "yaxis": "y"}, {"base": [-0.002742], "legendgroup": "Tulare", "marker": {"color": "rgb(240,240,240)"}, "name": "Orders: 0.274%", "showlegend": true, "type": "bar", "width": 0.8, "x": ["Tulare"], "xaxis": "x2", "y": [0.002742], "yaxis": "y2"}, {"base": 0, "legendgroup": "Trinity", "marker": {"color": "rgb(240,240,240)"}, "name": "Trinity: 22.16%", "showlegend": true, "text": [0.222], "type": "bar", "width": 0.8, "x": ["Trinity"], "xaxis": "x", "y": [0.2216], "yaxis": "y"}, {"base": [-0.0003048], "legendgroup": "Trinity", "marker": {"color": "rgb(240,240,240)"}, "name": "Orders: 0.03%", "showlegend": true, "type": "bar", "width": 0.8, "x": ["Trinity"], "xaxis": "x2", "y": [0.0003048], "yaxis": "y2"}], "layout": {"annotations": [{"font": {"color": "rgb(37,37,37)", "size": 12}, "opacity": 0.8, "showarrow": false, "text": "0.5", "x": 1, "xanchor": "right", "xref": "x domain", "y": 0.5, "yanchor": "bottom", "yref": "y"}, {"font": {"color": "rgb(37,37,37)", "size": 12}, "opacity": 0.8, "showarrow": false, "text": "0.3", "x": 1, "xanchor": "right", "xref": "x domain", "y": 0.3, "yanchor": "bottom", "yref": "y"}, {"font": {"color": "rgb(37,37,37)", "size": 12}, "opacity": 0.8, "showarrow": false, "text": "-0.05", "x": 1, "xanchor": "right", "xref": "x2 domain", "y": -0.05, "yanchor": "bottom", "yref": "y2"}, {"font": {"color": "rgb(37,37,37)", "size": 12}, "opacity": 0.8, "showarrow": false, "text": "-0.03", "x": 1, "xanchor": "right", "xref": "x2 domain", "y": -0.03, "yanchor": "bottom", "yref": "y2"}], "height": 700, "legend": {"title": {"text": "<b>Counties</b>"}}, "plot_bgcolor": "white", "shapes": [{"layer": "below", "line": {"color": "rgb(37,37,37)", "dash": "solid"}, "opacity": 0.3, "type": "line", "x0": 0, "x1": 1, "xref": "x domain", "y0": 0.5, "y1": 0.5, "yref": "y"}, {"layer": "below", "line": {"color": "rgb(37,37,37)", "dash": "solid"}, "opacity": 0.3, "type": "line", "x0": 0, "x1": 1, "xref": "x domain", "y0": 0.3, "y1": 0.3, "yref": "y"}, {"layer": "below", "line": {"color": "rgb(37,37,37)", "dash": "solid"}, "opacity": 0.3, "type": "line", "x0": 0, "x1": 1, "xref": "x2 domain", "y0": -0.05, "y1": -0.05, "yref": "y2"}, {"layer": "below", "line": {"color": "rgb(37,37,37)", "dash": "solid"}, "opacity": 0.3, "type": "line", "x0": 0, "x1": 1, "xref": "x2 domain", "y0": -0.03, "y1": -0.03, "yref": "y2"}, {"line": {"color": "black", "dash": "solid"}, "opacity": 0.2, "type": "line", "x0": 0, "x1": 1, "xref": "x domain", "y0": 0, "y1": 0, "yref": "y"}, {"line": {"color": "black", "dash": "solid"}, "opacity": 0.2, "type": "line", "x0": 0, "x1": 1, "xref": "x2 domain", "y0": 0, "y1": 0, "yref": "y2"}, {"layer": "below", "line": {"color": "black", "dash": "solid"}, "opacity": 0.8, "type": "line", "x0": -1, "x1": -1, "xref": "x2", "y0": 0, "y1": 1, "yref": "y2 domain"}, {"layer": "below", "line": {"color": "black", "dash": "solid"}, "opacity": 0.8, "type": "line", "x0": -1, "x1": -1, "xref": "x", "y0": 0, "y1": 1, "yref": "y domain"}, {"line": {"color": "black", "dash": "solid"}, "opacity": 0.8, "type": "line", "x0": 0, "x1": 1, "xref": "x2 domain", "y0": -0.075, "y1": -0.075, "yref": "y2"}], "title": {"font": {"size": 20}, "text": "<b>Regionale Unterschiede im Trinkgeldverhalten</b>", "x": 0.475, "xanchor": "center", "y": 0.935, "yanchor": "top"}, "xaxis": {"anchor": "y", "domain": [0, 1], "linecolor": "black", "matches": "x2", "showline": false, "showticklabels": false}, "xaxis2": {"anchor": "y2", "domain": [0, 1], "showline": true, "ticks": "outside", "title": {"text": "<b>Counties</b>"}}, "yaxis": {"anchor": "x", "domain": [0.5, 1], "gridcolor": "grey", "linecolor": "black", "showgrid": true, "showline": false, "ticks": "outside", "tickvals": [0, 0.1, 0.2, 0.3, 0.4, 0.5], "title": {"text": "<b>Tipp Wshk.</b>"}}, "yaxis2": {"anchor": "x2", "domain": [0, 0.5], "gridcolor": "grey", "showgrid": true, "ticks": "outside", "tickvals": [0, -0.01, -0.03, -0.05, -0.07], "title": {"text": "<b>Order Anteil</b>"}}}}
